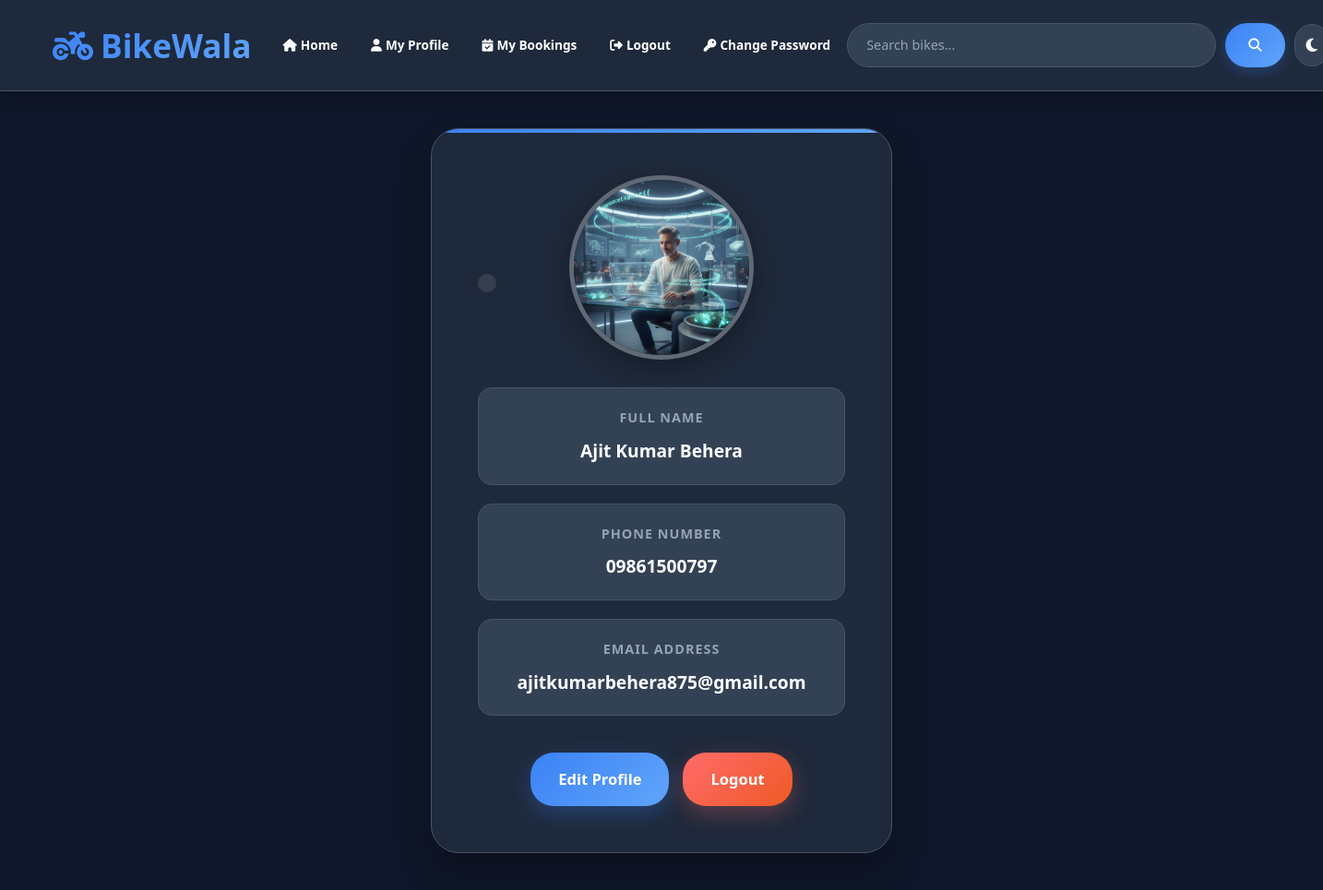
The app's page /display_profile/ (signed in), older data.
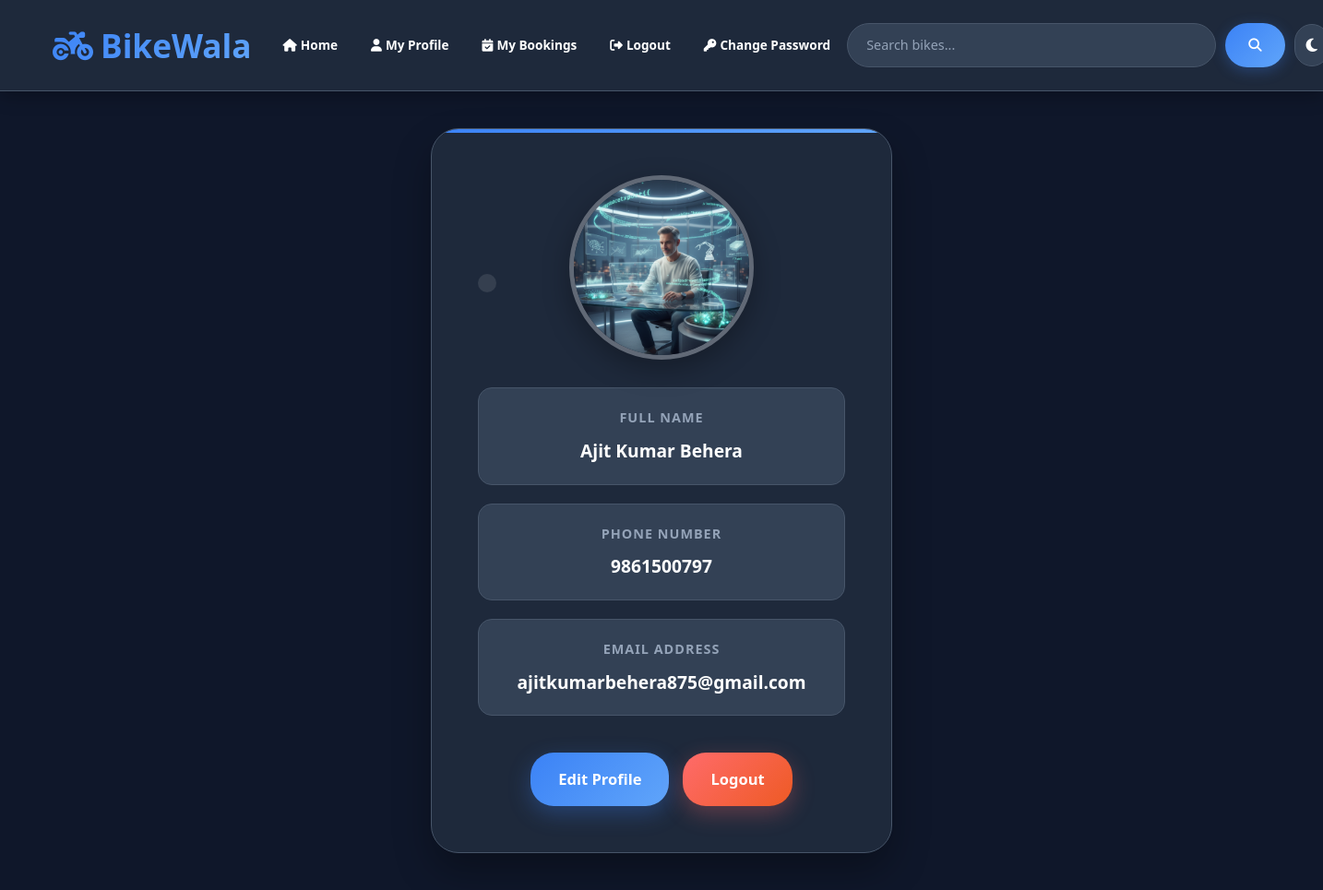
The same page, newer data.
### customer/models.py (models this page shows, shortened)
class Profile(models.Model):
    username = models.ForeignKey(User, on_delete=models.CASCADE)
    pno = models.CharField(max_length=50)
    profile_pic = models.ImageField(upload_to='profiles/')

### customer/views.py (the view)
# urls.py: path('display_profile/', display_profile, name='display_profile'),
def display_profile(request):
   un = request.session.get('username')
   if not un:
       return HttpResponse('Please login first')
   try:
       UO = User.objects.get(username=un)
       PO = Profile.objects.get(username=UO)
       d = {'UO': UO, 'PO': PO}
       return render(request, 'customer/display_profile.html', d)
   except (User.DoesNotExist, Profile.DoesNotExist):
       return HttpResponse('Profile not found')

### templates/customer/display_profile.html (shortened to what this page needs)
{% extends "base.html" %}
{% block body %}
<div class="profile-container">
    <div class="profile-card">
        <div class="floating-element"></div>
        <img src="{{PO.profile_pic.url}}" alt="Profile Picture" class="profile-image">
        <div class="profile-details">
            <div class="profile-item">
                <span class="profile-label">Full Name</span>
                <p class="profile-value">{{UO.first_name}} {{UO.last_name}}</p>
            </div>
            <div class="profile-item">
                <span class="profile-label">Phone Number</span>
                <p class="profile-value">{{PO.pno}}</p>
            </div>
            <div class="profile-item">
                <span class="profile-label">Email Address</span>
                <p class="profile-value">{{UO.email}}</p>
            </div>
        </div>
        <div class="profile-actions">
            <a href="{% url 'edit_profile' %}" class="btn-edit">Edit Profile</a>
            <a href="{% url 'user_logout' %}" class="btn-logout">Logout</a>
        </div>
    </div>
</div>
{% endblock body %}

Row changes from the older to the newer data that the page shows:
changed Profile: pno "09861500797" → "9861500797"
